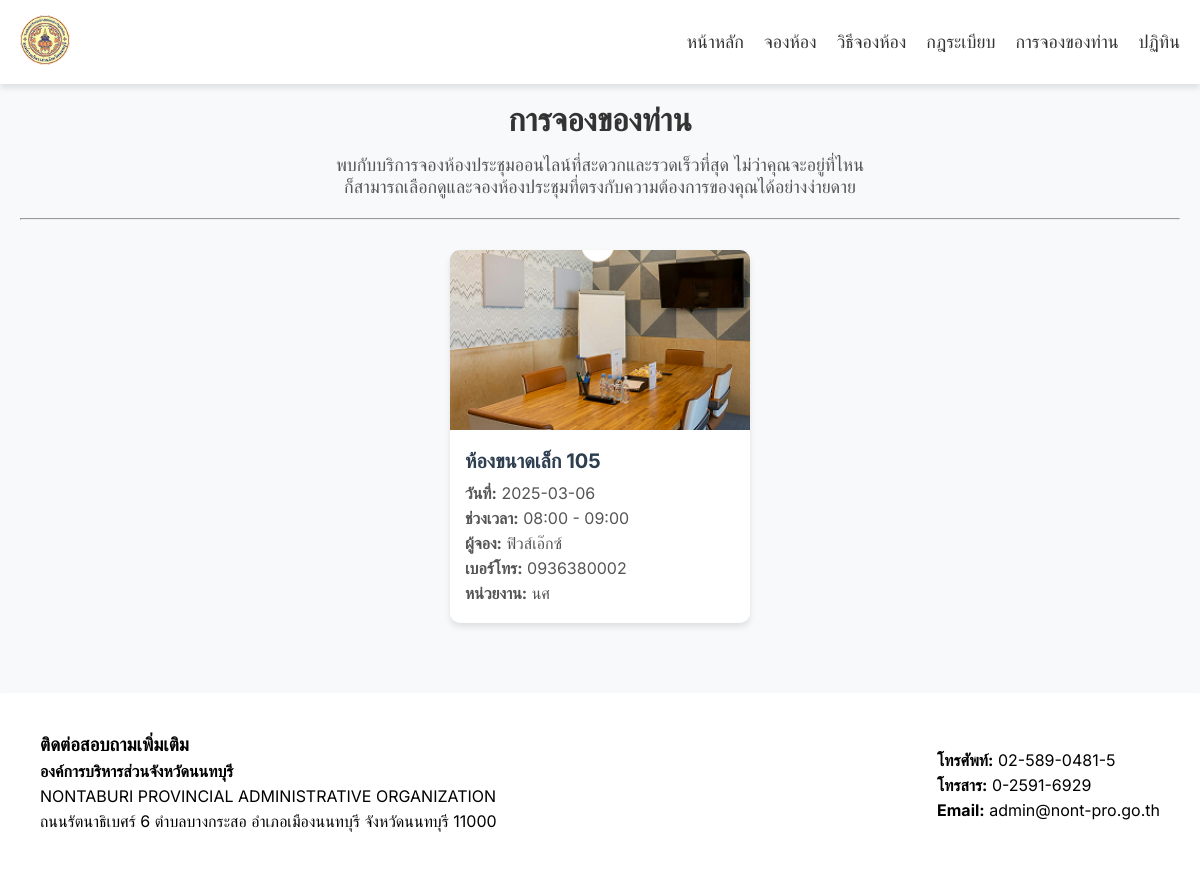
Page /my_bookings.php on the earlier database version.
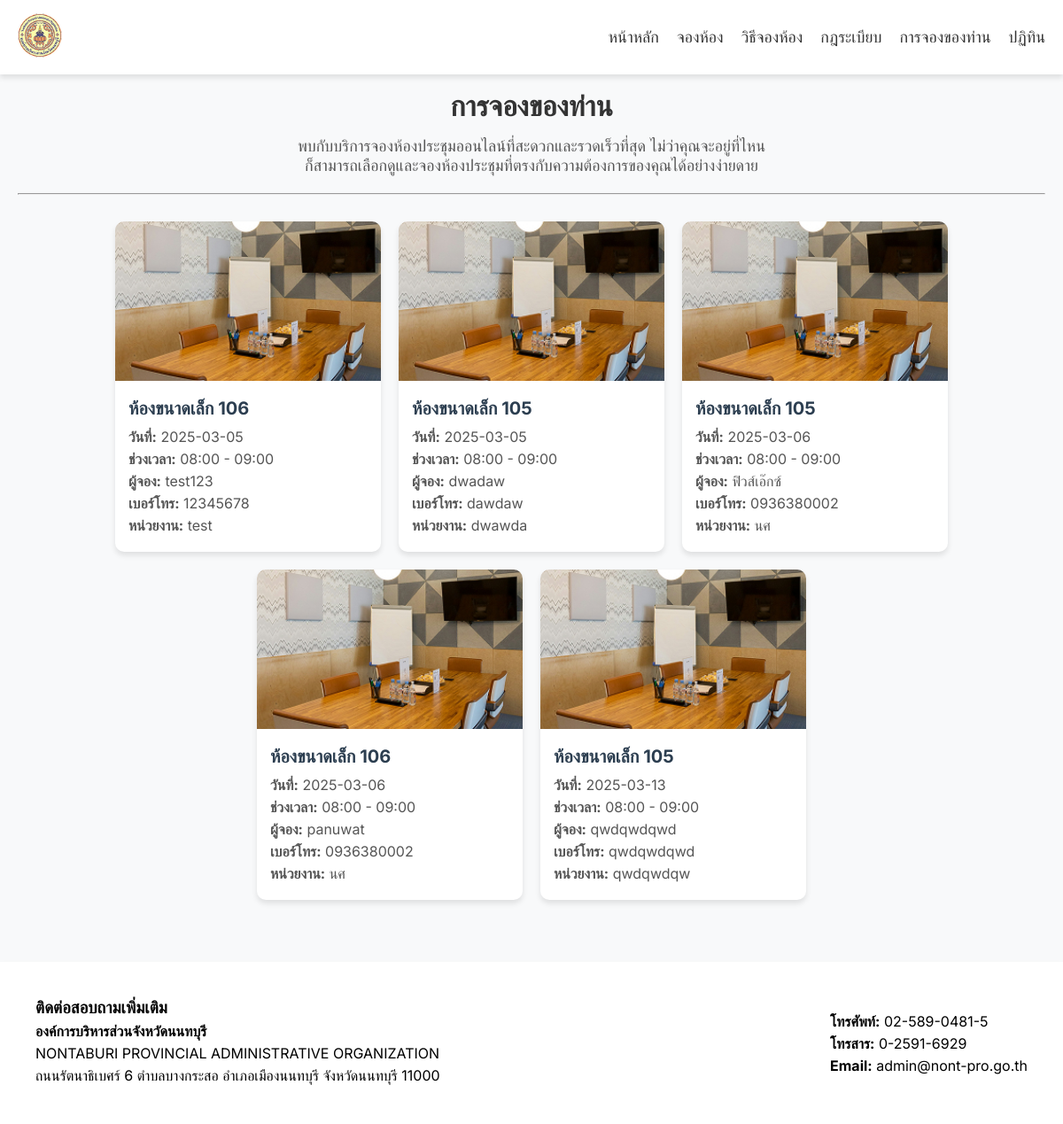
Same page on the later database version.
### tables this page shows
CREATE TABLE `bookings` (
  `id` int(11) NOT NULL,
  `room_id` int(11) DEFAULT NULL,
  `customer_name` varchar(255) NOT NULL,
  `customer_phone` varchar(20) NOT NULL,
  `customer_department` varchar(255) NOT NULL,
  `booking_date` date NOT NULL,
  `time_slot` varchar(50) NOT NULL
);

CREATE TABLE `rooms` (
  `id` int(11) NOT NULL,
  `name` varchar(255) NOT NULL,
  `size` varchar(50) DEFAULT NULL,
  `equipment` text DEFAULT NULL,
  `image` varchar(255) DEFAULT NULL
);

### my_bookings.php (the view, shortened to what this page needs)
<?php
include 'config/config.php';
$sql = "SELECT b.id, b.booking_date, b.time_slot, r.name AS room_name, r.image,
               b.customer_name, b.customer_phone, b.customer_department
        FROM bookings b
        JOIN rooms r ON b.room_id = r.id
        WHERE b.booking_date >= CURDATE()
        ORDER BY b.booking_date ASC";
$result = $conn->query($sql);
?>
<!DOCTYPE html>
<html lang="th">
<head>
    <link rel="stylesheet" href="/software/css/style-mybooking.css" />
</head>
<body>
    <header class="fade-in">
        <nav>
            <div class="logo">
                <img src="/software/images/logo.png" alt="logo">
            </div>
            <ul>
                <li><a href="index.php">หน้าหลัก</a></li>
                <li><a href="booking.php">จองห้อง</a></li>
                <li><a href="howto.php">วิธีจองห้อง</a></li>
                <li><a href="rules.php">กฎระเบียบ</a></li>
                <li><a href="my_bookings.php">การจองของท่าน</a></li>
                <li><a href="booking_calendar.php">ปฏิทิน</a></li>
            </ul>
        </nav>
    </header>
    <section class="bookings-section fade-in">
        <h2 class="title">การจองของท่าน</h2>
        <p>พบกับบริการจองห้องประชุมออนไลน์ที่สะดวกและรวดเร็วที่สุด ไม่ว่าคุณจะอยู่ที่ไหน
            <br />ก็สามารถเลือกดูและจองห้องประชุมที่ตรงกับความต้องการของคุณได้อย่างง่ายดาย
        </p>
        <hr>
        <div class="bookings-container">
            <?php
            if ($result->num_rows > 0) {
                while ($row = $result->fetch_assoc()) { ?>
                    <div class="booking-card">
                        <img src="/software/images/<?php echo $row['image']; ?>" alt="<?php echo $row['room_name']; ?>">
                        <div class="card-info">
                            <h3><?php echo $row['room_name']; ?></h3>
                            <p><strong>วันที่:</strong> <?php echo $row['booking_date']; ?></p>
                            <p><strong>ช่วงเวลา:</strong> <?php echo $row['time_slot']; ?></p>
                            <p><strong>ผู้จอง:</strong> <?php echo $row['customer_name']; ?></p>
                            <p><strong>เบอร์โทร:</strong> <?php echo $row['customer_phone']; ?></p>
                            <p><strong>หน่วยงาน:</strong> <?php echo $row['customer_department']; ?></p>
                        </div>
                    </div>
                <?php }
            } else {
                echo "<p style='text-align:center;'>❌ ไม่มีการจองที่ยังไม่หมดเวลา</p>";
            }
            ?>
        </div>
    </section>
    <footer class="footer fade-in">
        <div class="contact-info">
            <h3>ติดต่อสอบถามเพิ่มเติม</h3>
            <p><strong>องค์การบริหารส่วนจังหวัดนนทบุรี</strong></p>
            <p>NONTABURI PROVINCIAL ADMINISTRATIVE ORGANIZATION</p>
            <p>ถนนรัตนาธิเบศร์ 6 ตำบลบางกระสอ อำเภอเมืองนนทบุรี จังหวัดนนทบุรี 11000</p>
        </div>
        <div class="contact-details">
            <p><strong>โทรศัพท์:</strong> 02-589-0481-5</p>
            <p><strong>โทรสาร:</strong> 0-2591-6929</p>
            <p><strong>Email:</strong> admin@nont-pro.go.th</p>
        </div>
    </footer>
</body>
</html>

### css/style-mybooking.css (style rules this page uses)
* { margin: 0; padding: 0; box-sizing: border-box; font-family: 'Inter', sans-serif; }
html, body { scroll-behavior: smooth; background-color: #f8f9fa; }
header { background: white; position: fixed; width: 100%; top: 0; left: 0; padding: 15px 0; box-shadow: 0 4px 6px rgba(0, 0, 0, 0.1); z-index: 1000; }
nav { display: flex; justify-content: space-between; align-items: center; max-width: 1200px; margin: auto; padding: 0 20px; }
.logo img { height: 50px; }
nav ul { list-style: none; display: flex; }
nav ul li { margin-left: 20px; }
nav ul li a { text-decoration: none; font-size: 18px; color: #333; transition: color 0.3s; }
.bookings-section { max-width: 1200px; margin: 80px auto 50px; padding: 20px; text-align: center; }
.title { font-size: 32px; color: #333; margin-bottom: 15px; }
.bookings-section p { font-size: 18px; color: #555; margin-bottom: 20px; }
.bookings-container { margin-top: 30px; display: flex; flex-wrap: wrap; gap: 20px; justify-content: center; }
.booking-card { background: white; width: 300px; border-radius: 10px; box-shadow: 0 4px 6px rgba(0, 0, 0, 0.1); overflow: hidden; transition: transform 0.3s; }
.booking-card img { width: 100%; height: 180px; object-fit: cover; }
.card-info { padding: 15px; text-align: left; }
.card-info h3 { font-size: 20px; color: #2c3e50; margin-bottom: 10px; }
.card-info p { font-size: 16px; margin-bottom: 5px; color: #555; }
.footer { background: white; padding: 40px; margin-top: 50px; display: flex; justify-content: space-between; align-items: center; max-width: 1200px; margin: auto; box-shadow: 0 4px 6px rgba(0, 0, 0, 0.1); }
.footer .contact-info, .footer .contact-details { text-align: left; }
.footer p { font-size: 16px; margin: 5px 0; }

Differences in the rows shown:
added bookings: room.image (picture), room.name "ห้องขนาดเล็ก 106", booking_date "2025-03-05", time_slot "08:00 - 09:00", customer_name "test123", customer_phone "12345678", customer_department "test"
added bookings: room.image (picture), room.name "ห้องขนาดเล็ก 105", booking_date "2025-03-05", time_slot "08:00 - 09:00", customer_name "dwadaw", customer_phone "dawdaw", customer_department "dwawda"
added bookings: room.image (picture), room.name "ห้องขนาดเล็ก 106", booking_date "2025-03-06", time_slot "08:00 - 09:00", customer_name "panuwat", customer_phone "0936380002", customer_department "นศ"
added bookings: room.image (picture), room.name "ห้องขนาดเล็ก 105", booking_date "2025-03-13", time_slot "08:00 - 09:00", customer_name "qwdqwdqwd", customer_phone "qwdqwdqwd", customer_department "qwdqwdqw"
